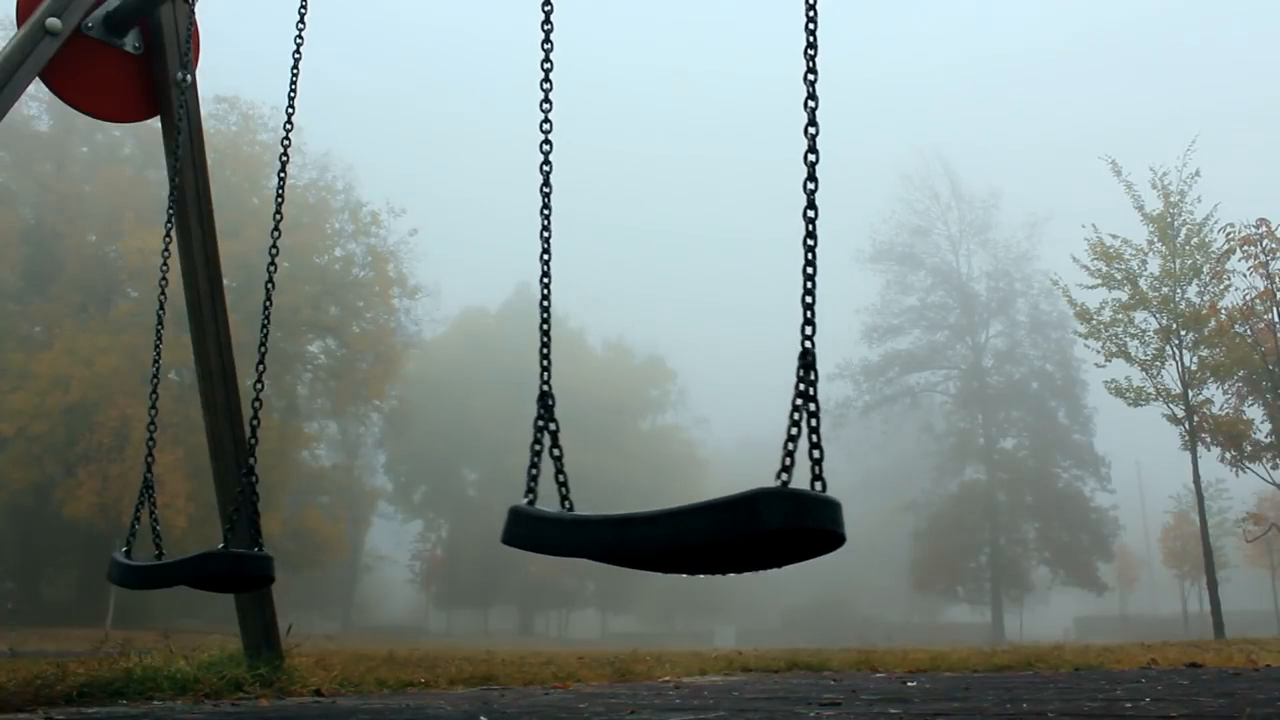
#> input picture frame 75 of src/swing.mp4, 1280 x 720 px
$ jupyter execute fire-detector.ipynb
#> lines starting #> are read from the running program, lines starting #| are printed output that depends on the picture; after the words box and inside, x2 and y2 are one past the last pixel; in counts of white or black regions, pixels touching at a corner belong together
[cell 1]
# Package import

import cv2
import numpy as np
import smtplib
import playsound
import threading

[cell 2]
# Sound alarm
def play_alarm_sound_function():
	while True:
		playsound.playsound('./alarm-sound.mp3',True)

[cell 3]
# Send email
def send_mail_function():

    recipientEmail = "cuscjesus@gmail.com"
    recipientEmail = recipientEmail.lower()

    try:
        server = smtplib.SMTP('smtp.gmail.com', 587)
        server.ehlo()
        server.starttls()
        server.login('cuscjesus@gmail.com', 'Pa$$word123')
        server.sendmail('cuscjesus@gmail.com', recipientEmail, "Warning A Fire Accident has been reported on Your Company")
        print("sent to {}".format(recipientEmail))
        server.close()
    except Exception as e:
    	print(e)

[cell 4]
#Variable declaration
Alarm_Status = False
Email_Status = False
Fire_Reported = 0

video = cv2.VideoCapture("./swing.mp4") # If you want to use webcam use Index like 0,1.

while True:
    (grabbed, frame) = video.read()
#> frame is the input picture: shape (720, 1280, 3); mean B, G, R 137.7, 140.6, 129
    if not grabbed:
        break

    frame = cv2.resize(frame, (960, 540))
#> frame: shape (540, 960, 3)
    frame = cv2.flip(frame, 1)
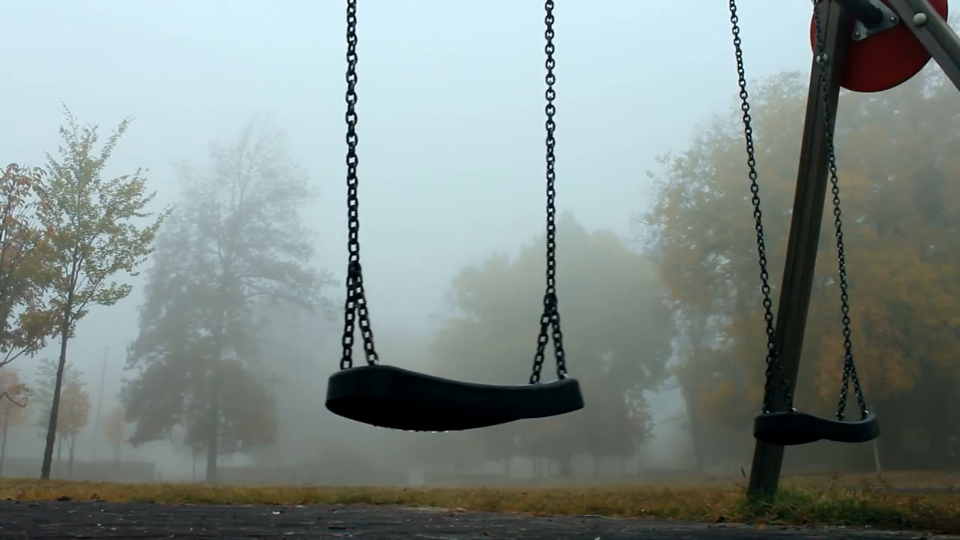
#> frame: shape (540, 960, 3); mean B, G, R 137.6, 140.6, 129

    blur = cv2.GaussianBlur(frame, (7, 7), 0)
    hsv = cv2.cvtColor(blur, cv2.COLOR_BGR2HSV)
#> hsv: shape (540, 960, 3); mean H, S, V 72.4, 43.3, 144.1

    lower = [11, 33, 111]
    upper = [90, 255, 255]
    lower = np.array(lower, dtype="uint8")
    upper = np.array(upper, dtype="uint8")

    mask = cv2.inRange(hsv, lower, upper)
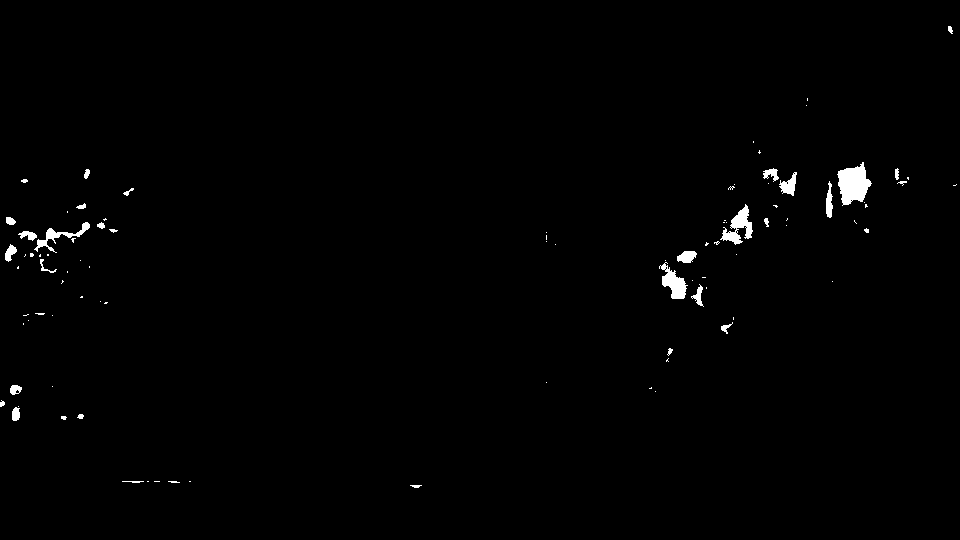
#> mask: shape (540, 960); 0.87% white; 94 white regions (63 under 20 px), largest, box (x1, y1, x2, y2) and area: (837, 162, 872, 206) 954, (720, 204, 753, 245) 562, (659, 262, 688, 299) 501

    output = cv2.bitwise_and(frame, hsv, mask=mask)

    no_red = cv2.countNonZero(mask)
#> no_red = 4497

    if int(no_red) > 20000:
        Fire_Reported = Fire_Reported + 1

    cv2.imshow("output", output)

    if Fire_Reported >= 1:

        if Alarm_Status == False:
            print("fire")
            #threading.Thread(target=play_alarm_sound_function).start()
            Alarm_Status = True

        if Email_Status == False:
            #threading.Thread(target=send_mail_function).start()
            Email_Status = True

    if cv2.waitKey(1) & 0xFF == ord('q'):
#> (key q is pressed here)
        break

cv2.destroyAllWindows()
video.release()

$ run again, starting later in the video
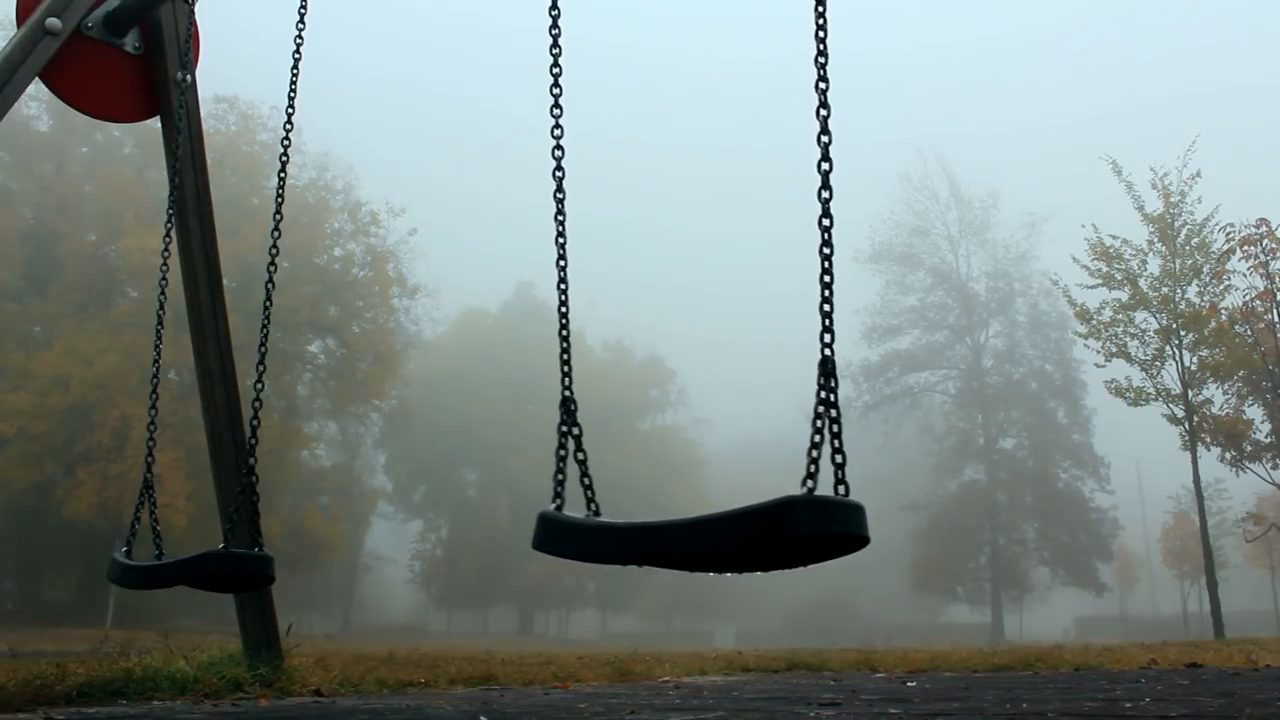
#> input picture frame 337 of src/swing.mp4, 1280 x 720 px
#> frame is the input picture: shape (720, 1280, 3); mean B, G, R 135.6, 138.3, 126.6
#> `frame = cv2.flip(frame, 1)`:
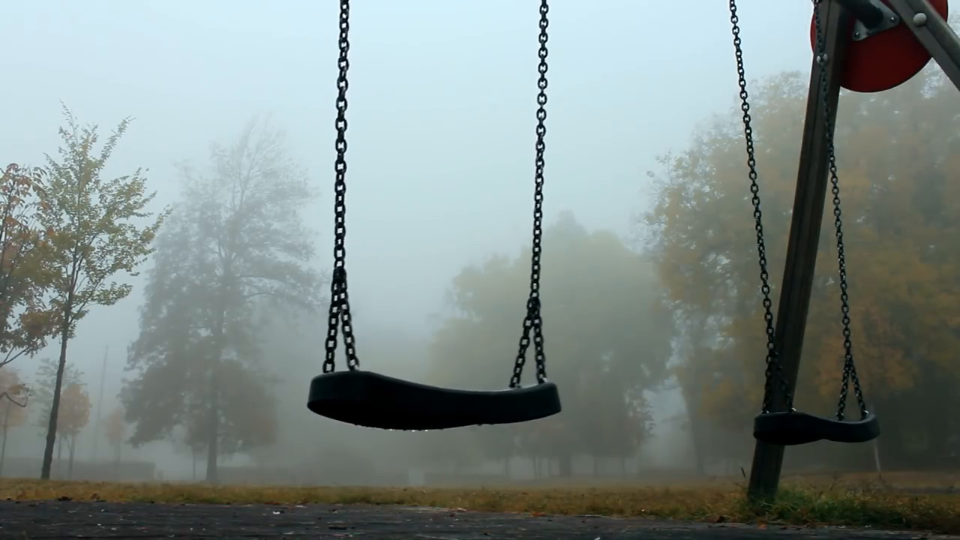
#> frame: shape (540, 960, 3); mean B, G, R 135.6, 138.3, 126.5
#> hsv: shape (540, 960, 3); mean H, S, V 72.8, 43.4, 141.8
#> `mask = cv2.inRange(hsv, lower, upper)`:
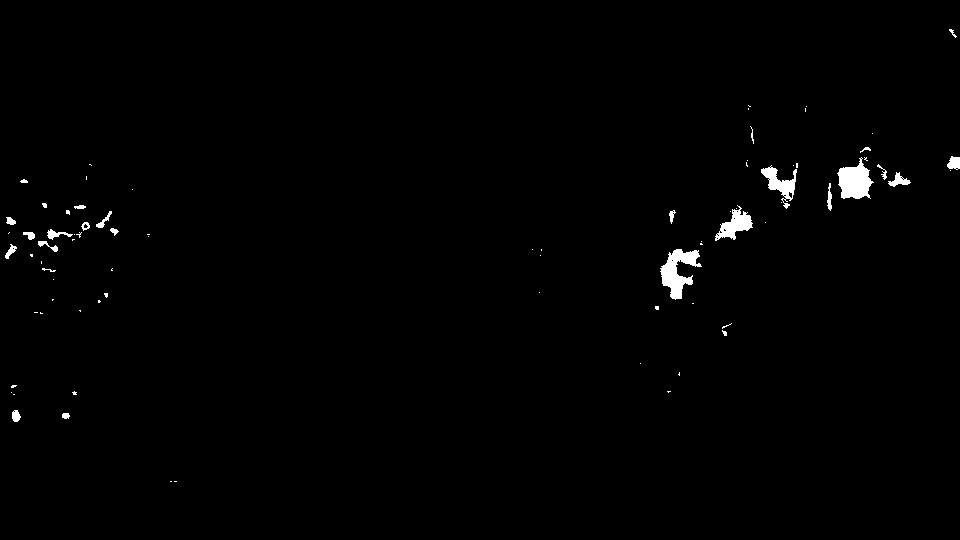
#> mask: shape (540, 960); 0.91% white; 80 white regions (54 under 20 px), largest, box (x1, y1, x2, y2) and area: (660, 249, 702, 300) 1017, (837, 157, 874, 199) 949, (715, 205, 753, 241) 596
#> no_red = 4703

$ run again, starting later in the video
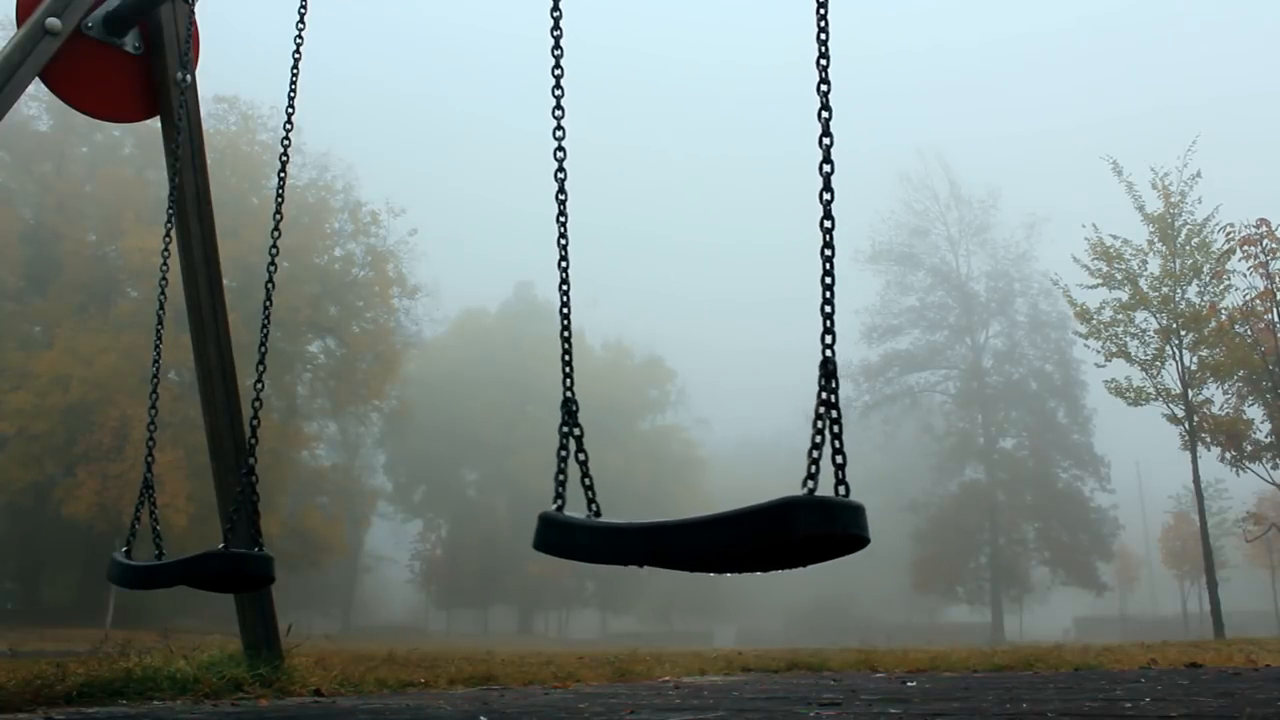
#> input picture frame 600 of src/swing.mp4, 1280 x 720 px
#> frame is the input picture: shape (720, 1280, 3); mean B, G, R 136.1, 138.9, 127.4
#> `frame = cv2.flip(frame, 1)`:
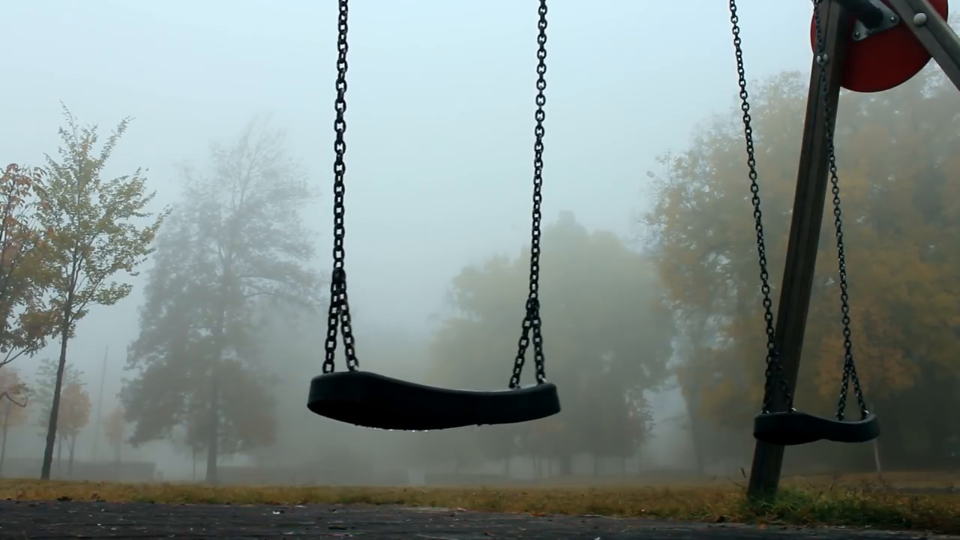
#> frame: shape (540, 960, 3); mean B, G, R 136, 138.9, 127.4
#> hsv: shape (540, 960, 3); mean H, S, V 72.2, 43.2, 142.4
#> `mask = cv2.inRange(hsv, lower, upper)`:
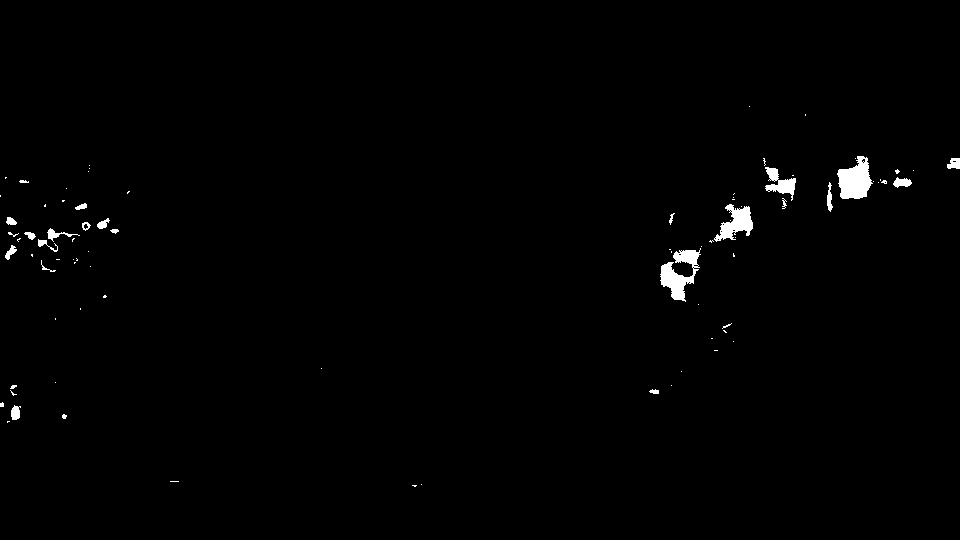
#> mask: shape (540, 960); 0.91% white; 84 white regions (61 under 20 px), largest, box (x1, y1, x2, y2) and area: (837, 156, 873, 199) 1021, (660, 248, 701, 302) 1008, (714, 204, 753, 242) 738
#> no_red = 4734
